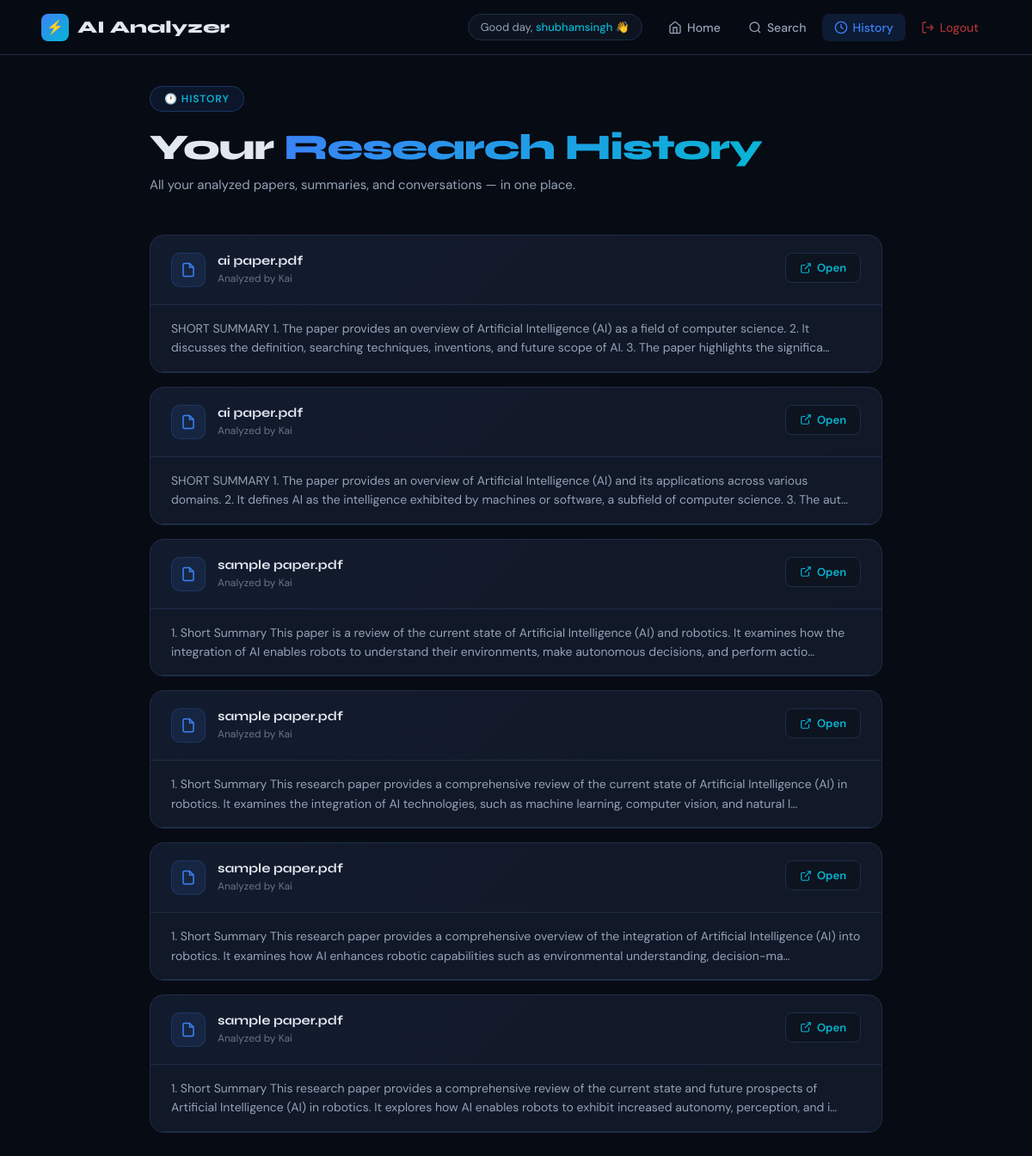
The app's page /history/ (signed in) with its own data.
### app/models.py (models this page shows, shortened)
class ResearchHistory(models.Model):
    user = models.ForeignKey(User, on_delete=models.CASCADE)
    pdf_name = models.CharField(max_length=255)
    summary = models.TextField()
    extracted_text = models.TextField()
    created_at = models.DateTimeField(auto_now_add=True)

### app/views.py (the view)
# urls.py: path("history/",views.history_view,name="history"),
@login_required
def history_view(request):
    history = ResearchHistory.objects.filter(
        user=request.user
    ).order_by("-id")   # safer than created_at
    return render(request, "history.html", {
        "history": history
    })

### templates/history.html (shortened to what this page needs)
<!DOCTYPE html>
<html lang="en">
<head>
</head>
<body>
<nav>
    <a href="/" class="nav-brand">
        <div class="nav-brand-icon">⚡</div>
        AI Analyzer
    </a>
    <div class="nav-right">
        {% if user.is_authenticated %}
        <div class="nav-greeting">Good day, <span>{{ user.username }}</span> 👋</div>
        {% endif %}
        <a href="/" class="nav-link">
            <svg viewBox="0 0 24 24" fill="none" stroke="currentColor" stroke-width="2"><path d="M3 9l9-7 9 7v11a2 2 0 01-2 2H5a2 2 0 01-2-2z"/><polyline points="9,22 9,12 15,12 15,22"/></svg>
            Home
        </a>
        <a href="{% url 'paper_search' %}" class="nav-link">
            <svg viewBox="0 0 24 24" fill="none" stroke="currentColor" stroke-width="2"><circle cx="11" cy="11" r="8"/><line x1="21" y1="21" x2="16.65" y2="16.65"/></svg>
            Search
        </a>
        <a href="{% url 'history' %}" class="nav-link active">
            <svg viewBox="0 0 24 24" fill="none" stroke="currentColor" stroke-width="2"><circle cx="12" cy="12" r="10"/><polyline points="12,6 12,12 16,14"/></svg>
            History
        </a>
        {% if user.is_authenticated %}
        <a href="{% url 'logout' %}" class="nav-link nav-link-logout">
            <svg viewBox="0 0 24 24" fill="none" stroke="currentColor" stroke-width="2"><path d="M9 21H5a2 2 0 01-2-2V5a2 2 0 012-2h4"/><polyline points="16,17 21,12 16,7"/><line x1="21" y1="12" x2="9" y2="12"/></svg>
            Logout
        </a>
        {% endif %}
    </div>
</nav>
<div class="page-wrap">
    <div class="page-header">
        <div class="page-badge">🕐 History</div>
        <h1>Your <em>Research History</em></h1>
        <p>All your analyzed papers, summaries, and conversations — in one place.</p>
    </div>
    {% if history %}
    <div class="history-list">
        {% for item in history %}
        <div class="history-card">
            <div class="history-card-header">
                <div class="history-card-left">
                    <div class="history-icon">
                        <svg viewBox="0 0 24 24" fill="none" stroke="currentColor" stroke-width="2"><path d="M14 2H6a2 2 0 00-2 2v16a2 2 0 002 2h12a2 2 0 002-2V8z"/><polyline points="14,2 14,8 20,8"/></svg>
                    </div>
                    <div>
                        <div class="history-name">{{ item.pdf_name }}</div>
                        <div class="history-meta">Analyzed by Kai</div>
                    </div>
                </div>
                <a href="{% url 'paper_detail' item.id %}" class="btn-open">
                    <svg viewBox="0 0 24 24" fill="none" stroke="currentColor" stroke-width="2"><path d="M18 13v6a2 2 0 01-2 2H5a2 2 0 01-2-2V8a2 2 0 012-2h6"/><polyline points="15,3 21,3 21,9"/><line x1="10" y1="14" x2="21" y2="3"/></svg>
                    Open
                </a>
            </div>
            {% if item.summary %}
            <div class="history-summary">
                {{ item.summary|truncatechars:240 }}
            </div>
            {% endif %}
        </div>
        {% endfor %}
    </div>
    {% endif %}
</div>
</body>
</html>

### templates/history.html (style rules this page uses)
*, *::before, *::after { box-sizing: border-box; margin: 0; padding: 0; }
:root { --bg: #070b13; --surface: #0d1420; --card: #111827; --card2: #141e2e; --border: #1e2d47; --border2: #243450; --accent: #3b82f6; --accent2: #06b6d4; --accent-glow: rgba(59,130,246,0.15); --text: #e2e8f0; --muted: #64748b; --muted2: #94a3b8; --success: #10b981; --font-head: 'Syne', sans-serif; --font-body: 'DM Sans', sans-serif; }
body { background: var(--bg); color: var(--text); font-family: var(--font-body); overflow-x: hidden; }
nav { position: fixed; top: 0; left: 0; right: 0; z-index: 100; display: flex; align-items: center; justify-content: space-between; padding: 0 48px; height: 64px; background: rgba(7,11,19,0.8); backdrop-filter: blur(20px); border-bottom: 1px solid var(--border); }
.nav-brand { font-family: var(--font-head); font-size: 20px; font-weight: 800; color: var(--text); text-decoration: none; display: flex; align-items: center; gap: 10px; }
.nav-brand-icon { width: 32px; height: 32px; background: linear-gradient(135deg, var(--accent), var(--accent2)); border-radius: 8px; display: flex; align-items: center; justify-content: center; font-size: 16px; }
.nav-right { display: flex; align-items: center; gap: 4px; }
.nav-greeting { font-size: 13px; color: var(--muted2); padding: 6px 14px; margin-right: 12px; background: var(--surface); border: 1px solid var(--border); border-radius: 20px; }
.nav-greeting span { color: var(--accent2); font-weight: 500; }
.nav-link { display: flex; align-items: center; gap: 6px; padding: 7px 14px; border-radius: 8px; font-size: 14px; font-weight: 500; color: var(--muted2); text-decoration: none; transition: all 0.2s; }
.nav-link.active { background: var(--accent-glow); color: var(--accent); }
.nav-link svg { width: 16px; height: 16px; }
.nav-link-logout { color: #ef4444; opacity: 0.7; }
.page-wrap { padding: 100px 24px 80px; max-width: 900px; margin: 0 auto; }
.page-header { margin-bottom: 48px; }
.page-badge { display: inline-flex; align-items: center; gap: 8px; padding: 6px 16px; background: rgba(59,130,246,0.1); border: 1px solid rgba(59,130,246,0.3); border-radius: 20px; font-size: 12px; font-weight: 600; color: var(--accent2); letter-spacing: 0.08em; text-transform: uppercase; margin-bottom: 16px; }
.page-header h1 { font-family: var(--font-head); font-size: clamp(28px, 4vw, 42px); font-weight: 800; letter-spacing: -1px; margin-bottom: 8px; }
.page-header h1 em { font-style: normal; background: linear-gradient(135deg, var(--accent), var(--accent2)); -webkit-background-clip: text; -webkit-text-fill-color: transparent; background-clip: text; }
.page-header p { color: var(--muted2); font-size: 15px; }
.history-list { display: flex; flex-direction: column; gap: 16px; }
.history-card { background: var(--card); border: 1px solid var(--border); border-radius: 16px; overflow: hidden; transition: border-color 0.2s, transform 0.2s; }
.history-card-header { padding: 20px 24px; display: flex; align-items: flex-start; justify-content: space-between; gap: 16px; border-bottom: 1px solid var(--border); background: linear-gradient(135deg, rgba(59,130,246,0.03), transparent); }
.history-card-left { display: flex; align-items: flex-start; gap: 14px; flex: 1; min-width: 0; }
.history-icon { width: 40px; height: 40px; background: rgba(59,130,246,0.1); border: 1px solid rgba(59,130,246,0.2); border-radius: 10px; display: flex; align-items: center; justify-content: center; flex-shrink: 0; }
.history-icon svg { width: 18px; height: 18px; color: var(--accent); }
.history-name { font-family: var(--font-head); font-size: 15px; font-weight: 700; white-space: nowrap; overflow: hidden; text-overflow: ellipsis; margin-bottom: 4px; }
.history-meta { font-size: 12px; color: var(--muted); }
.btn-open { flex-shrink: 0; display: flex; align-items: center; gap: 6px; padding: 8px 16px; background: var(--surface); border: 1px solid var(--border); border-radius: 8px; font-size: 13px; font-weight: 600; color: var(--accent2); text-decoration: none; transition: all 0.2s; }
.btn-open svg { width: 14px; height: 14px; }
.history-summary { padding: 16px 24px; font-size: 14px; color: var(--muted2); line-height: 1.6; border-bottom: 1px solid var(--border); }

### records on screen
ResearchHistory: pdf_name "ai paper.pdf", summary "SHORT SUMMARY 1. The paper provides an overview of Artificial Intelligence (AI) as a field of computer science. 2. It discusses the definition, searching techniques, inventions, and future scope of AI. 3. The paper highlights the significa…"
ResearchHistory: pdf_name "ai paper.pdf", summary "SHORT SUMMARY 1. The paper provides an overview of Artificial Intelligence (AI) and its applications across various domains. 2. It defines AI as the intelligence exhibited by machines or software, a subfield of computer science. 3. The aut…"
ResearchHistory: pdf_name "sample paper.pdf", summary "1. Short Summary This paper is a review of the current state of Artificial Intelligence (AI) and robotics. It examines how the integration of AI enables robots to understand their environments, make autonomous decisions, and perform actio…"
ResearchHistory: pdf_name "sample paper.pdf", summary "1. Short Summary This research paper provides a comprehensive review of the current state of Artificial Intelligence (AI) in robotics. It examines the integration of AI technologies, such as machine learning, computer vision, and natural l…"
ResearchHistory: pdf_name "sample paper.pdf", summary "1. Short Summary This research paper provides a comprehensive overview of the integration of Artificial Intelligence (AI) into robotics. It examines how AI enhances robotic capabilities such as environmental understanding, decision-ma…"
ResearchHistory: pdf_name "sample paper.pdf", summary "1. Short Summary This research paper provides a comprehensive review of the current state and future prospects of Artificial Intelligence (AI) in robotics. It explores how AI enables robots to exhibit increased autonomy, perception, and i…"

### other values on screen
{{ user.username }} "shubhamsingh"
